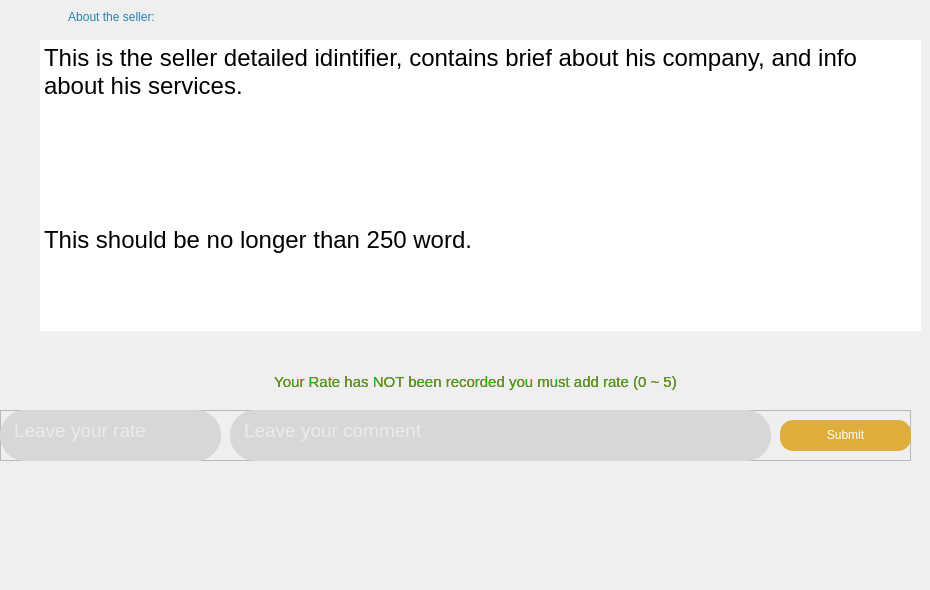
        <widget class="QWidget" name="pg_0_home_6">
         <widget class="QTextBrowser" name="txtbrowser_Description_0_6">
          <property name="geometry">
           <rect>
            <x>40</x>
            <y>40</y>
            <width>881</width>
            <height>291</height>
           </rect>
          </property>
          <property name="font">
           <font>
            <pointsize>18</pointsize>
           </font>
          </property>
          <property name="styleSheet">
           <string notr="true">*{
 border: 0;
  }</string>
          </property>
          <property name="frameShape">
           <enum>QFrame::StyledPanel</enum>
          </property>
          <property name="frameShadow">
           <enum>QFrame::Sunken</enum>
          </property>
          <property name="html">
           <string>&lt;!DOCTYPE HTML PUBLIC &quot;-//W3C//DTD HTML 4.0//EN&quot; &quot;http://www.w3.org/TR/REC-html40/strict.dtd&quot;&gt;
&lt;html&gt;&lt;head&gt;&lt;meta name=&quot;qrichtext&quot; content=&quot;1&quot; /&gt;&lt;meta charset=&quot;utf-8&quot; /&gt;&lt;style type=&quot;text/css&quot;&gt;
p, li { white-space: pre-wrap; }
&lt;/style&gt;&lt;/head&gt;&lt;body style=&quot; font-family:'Segoe UI'; font-size:18pt; font-weight:400; font-style:normal;&quot;&gt;
&lt;p style=&quot; margin-top:0px; margin-bottom:0px; margin-left:0px; margin-right:0px; -qt-block-indent:0; text-indent:0px;&quot;&gt;This is the seller detailed idintifier, contains brief about his company, and info about his services.   &lt;/p&gt;
&lt;p style=&quot; margin-top:0px; margin-bottom:0px; margin-left:0px; margin-right:0px; -qt-block-indent:0; text-indent:0px;&quot;&gt;  &lt;/p&gt;
&lt;p style=&quot; margin-top:0px; margin-bottom:0px; margin-left:0px; margin-right:0px; -qt-block-indent:0; text-indent:0px;&quot;&gt; &lt;/p&gt;
&lt;p style=&quot; margin-top:0px; margin-bottom:0px; margin-left:0px; margin-right:0px; -qt-block-indent:0; text-indent:0px;&quot;&gt; &lt;/p&gt;
&lt;p style=&quot; margin-top:0px; margin-bottom:0px; margin-left:0px; margin-right:0px; -qt-block-indent:0; text-indent:0px;&quot;&gt; &lt;/p&gt;
&lt;p style=&quot;-qt-paragraph-type:empty; margin-top:0px; margin-bottom:0px; margin-left:0px; margin-right:0px; -qt-block-indent:0; text-indent:0px; font-size:9pt;&quot;&gt;&lt;br /&gt;&lt;/p&gt;
&lt;p style=&quot; margin-top:0px; margin-bottom:0px; margin-left:0px; margin-right:0px; -qt-block-indent:0; text-indent:0px;&quot;&gt;This should be no longer than 250 word.&lt;/p&gt;&lt;/body&gt;&lt;/html&gt;</string>
          </property>
         </widget>
         <widget class="QFrame" name="frm3_AddFeedback_0_6">
          <property name="geometry">
           <rect>
            <x>0</x>
            <y>410</y>
            <width>911</width>
            <height>51</height>
           </rect>
          </property>
          <property name="frameShape">
           <enum>QFrame::StyledPanel</enum>
          </property>
          <property name="frameShadow">
           <enum>QFrame::Raised</enum>
          </property>
          <widget class="QTextEdit" name="txtEdit_frm3_Comment_0_6">
           <property name="geometry">
            <rect>
             <x>230</x>
             <y>0</y>
             <width>541</width>
             <height>51</height>
            </rect>
           </property>
           <property name="font">
            <font>
             <pointsize>14</pointsize>
            </font>
           </property>
           <property name="styleSheet">
            <string notr="true">*{
 background-color: #D7D7D7;
  color: #ffffff;
  border-radius: 25px;
  padding: 5 0 0 10px;
 }</string>
           </property>
           <property name="placeholderText">
            <string>Leave your comment</string>
           </property>
          </widget>
          <widget class="QTextEdit" name="txtEdit_frm3_Rate_0_6">
           <property name="geometry">
            <rect>
             <x>0</x>
             <y>0</y>
             <width>221</width>
             <height>51</height>
            </rect>
           </property>
           <property name="font">
            <font>
             <pointsize>14</pointsize>
            </font>
           </property>
           <property name="styleSheet">
            <string notr="true">*{
 background-color: #D7D7D7;
  color: #ffffff;
  border-radius: 25px;
  padding: 5 0 0 10px;
 }</string>
           </property>
           <property name="placeholderText">
            <string>Leave your rate</string>
           </property>
          </widget>
          <widget class="QPushButton" name="btn_frm3_Submit_0_6">
           <property name="geometry">
            <rect>
             <x>780</x>
             <y>10</y>
             <width>131</width>
             <height>31</height>
            </rect>
           </property>
           <property name="cursor">
            <cursorShape>PointingHandCursor</cursorShape>
           </property>
           <property name="styleSheet">
            <string notr="true">*{
 background-color: #dead3b;
  color: #ffffff;
  font: 700 14pt &quot;Segoe UI&quot;;
  border-radius: 13px;
 padding: 0 0 2 0 px;
 }</string>
           </property>
           <property name="text">
            <string>Submit</string>
           </property>
          </widget>
         </widget>
         <widget class="QLabel" name="lb_ad_0_6">
          <property name="geometry">
           <rect>
            <x>0</x>
            <y>410</y>
            <width>921</width>
            <height>171</height>
           </rect>
          </property>
          <property name="text">
           <string/>
          </property>
          <property name="pixmap">
           <pixmap resource="Resources.qrc">:/img/assets/img/Ads/SellerInfoView/1.png</pixmap>
          </property>
          <property name="scaledContents">
           <bool>true</bool>
          </property>
         </widget>
         <widget class="QLabel" name="lb_About_0">
          <property name="geometry">
           <rect>
            <x>11</x>
            <y>1</y>
            <width>201</width>
            <height>31</height>
           </rect>
          </property>
          <property name="styleSheet">
           <string notr="true">color: rgb(40, 128, 174);
  font: 700 14pt &quot;Segoe UI&quot;;</string>
          </property>
          <property name="text">
           <string>About the seller:</string>
          </property>
          <property name="alignment">
           <set>Qt::AlignCenter</set>
          </property>
         </widget>
         <widget class="QLabel" name="lb_validaionWrong_0_6">
          <property name="geometry">
           <rect>
            <x>210</x>
            <y>366</y>
            <width>531</width>
            <height>31</height>
           </rect>
          </property>
          <property name="font">
           <font>
            <pointsize>11</pointsize>
           </font>
          </property>
          <property name="styleSheet">
           <string notr="true">*{
color: #ff0000;

}</string>
          </property>
          <property name="text">
           <string>Your Rate has NOT been recorded you must add rate (0 ~ 5)</string>
          </property>
          <property name="alignment">
           <set>Qt::AlignCenter</set>
          </property>
         </widget>
         <widget class="QLabel" name="lb_validaionRight_0_6">
          <property name="geometry">
           <rect>
            <x>210</x>
            <y>366</y>
            <width>531</width>
            <height>31</height>
           </rect>
          </property>
          <property name="font">
           <font>
            <pointsize>11</pointsize>
           </font>
          </property>
          <property name="styleSheet">
           <string notr="true">*{
color: #2ab11b;

}</string>
          </property>
          <property name="text">
           <string>Your Rate has NOT been recorded you must add rate (0 ~ 5)</string>
          </property>
          <property name="alignment">
           <set>Qt::AlignCenter</set>
          </property>
         </widget>
         <zorder>lb_About_0</zorder>
         <zorder>frm3_AddFeedback_0_6</zorder>
         <zorder>txtbrowser_Description_0_6</zorder>
         <zorder>lb_ad_0_6</zorder>
         <zorder>lb_validaionWrong_0_6</zorder>
         <zorder>lb_validaionRight_0_6</zorder>
        </widget>
